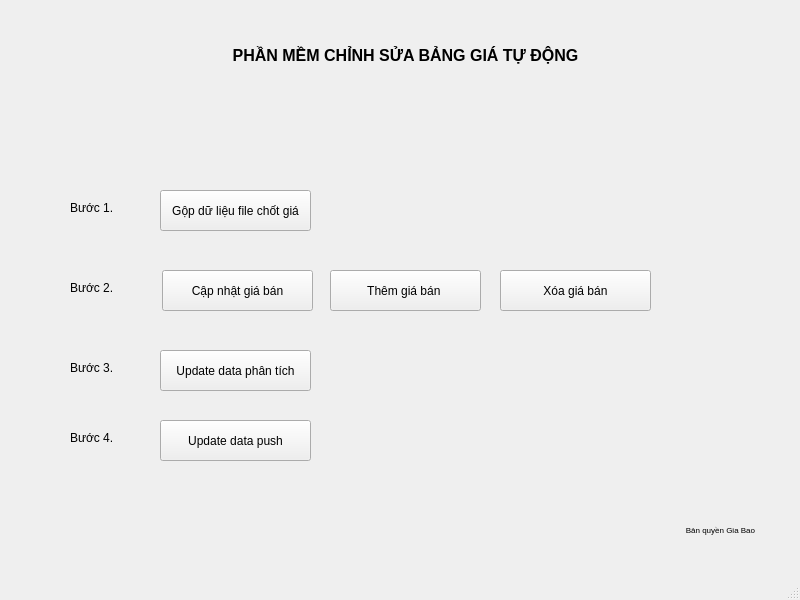
<?xml version="1.0" encoding="UTF-8"?>
<ui version="4.0">
 <class>MainWindow</class>
 <widget class="QMainWindow" name="MainWindow">
  <property name="geometry">
   <rect>
    <x>0</x>
    <y>0</y>
    <width>800</width>
    <height>600</height>
   </rect>
  </property>
  <property name="windowTitle">
   <string>MainWindow</string>
  </property>
  <widget class="QWidget" name="centralwidget">
   <widget class="QPushButton" name="pushButton">
    <property name="geometry">
     <rect>
      <x>162</x>
      <y>270</y>
      <width>151</width>
      <height>41</height>
     </rect>
    </property>
    <property name="text">
     <string>Cập nhật giá bán</string>
    </property>
   </widget>
   <widget class="QPushButton" name="pushButton_2">
    <property name="geometry">
     <rect>
      <x>330</x>
      <y>270</y>
      <width>151</width>
      <height>41</height>
     </rect>
    </property>
    <property name="text">
     <string>Thêm giá bán </string>
    </property>
   </widget>
   <widget class="QPushButton" name="pushButton_3">
    <property name="geometry">
     <rect>
      <x>500</x>
      <y>270</y>
      <width>151</width>
      <height>41</height>
     </rect>
    </property>
    <property name="text">
     <string>Xóa giá bán</string>
    </property>
   </widget>
   <widget class="QLabel" name="label">
    <property name="geometry">
     <rect>
      <x>170</x>
      <y>40</y>
      <width>471</width>
      <height>31</height>
     </rect>
    </property>
    <property name="text">
     <string>&lt;html&gt;&lt;head/&gt;&lt;body&gt;&lt;p&gt;&lt;span style=&quot; font-size:12pt; font-weight:600;&quot;&gt;PHẦN MỀM CHỈNH SỬA BẢNG GIÁ TỰ ĐỘNG&lt;/span&gt;&lt;/p&gt;&lt;/body&gt;&lt;/html&gt;</string>
    </property>
    <property name="alignment">
     <set>Qt::AlignCenter</set>
    </property>
   </widget>
   <widget class="QLabel" name="label_2">
    <property name="geometry">
     <rect>
      <x>660</x>
      <y>520</y>
      <width>121</width>
      <height>21</height>
     </rect>
    </property>
    <property name="text">
     <string>&lt;html&gt;&lt;head/&gt;&lt;body&gt;&lt;p&gt;&lt;span style=&quot; font-size:6pt;&quot;&gt;Bản quyền Gia Bao&lt;/span&gt;&lt;/p&gt;&lt;/body&gt;&lt;/html&gt;</string>
    </property>
    <property name="alignment">
     <set>Qt::AlignCenter</set>
    </property>
   </widget>
   <widget class="QPushButton" name="pushButton_4">
    <property name="geometry">
     <rect>
      <x>160</x>
      <y>190</y>
      <width>151</width>
      <height>41</height>
     </rect>
    </property>
    <property name="text">
     <string>Gộp dữ liệu file chốt giá</string>
    </property>
   </widget>
   <widget class="QPushButton" name="pushButton_5">
    <property name="geometry">
     <rect>
      <x>160</x>
      <y>350</y>
      <width>151</width>
      <height>41</height>
     </rect>
    </property>
    <property name="text">
     <string>Update data phân tích</string>
    </property>
   </widget>
   <widget class="QPushButton" name="pushButton_6">
    <property name="geometry">
     <rect>
      <x>160</x>
      <y>420</y>
      <width>151</width>
      <height>41</height>
     </rect>
    </property>
    <property name="text">
     <string>Update data push</string>
    </property>
   </widget>
   <widget class="QLabel" name="label_3">
    <property name="geometry">
     <rect>
      <x>70</x>
      <y>200</y>
      <width>55</width>
      <height>16</height>
     </rect>
    </property>
    <property name="text">
     <string>Bước 1.</string>
    </property>
   </widget>
   <widget class="QLabel" name="label_4">
    <property name="geometry">
     <rect>
      <x>70</x>
      <y>280</y>
      <width>55</width>
      <height>16</height>
     </rect>
    </property>
    <property name="text">
     <string>Bước 2.</string>
    </property>
   </widget>
   <widget class="QLabel" name="label_5">
    <property name="geometry">
     <rect>
      <x>70</x>
      <y>360</y>
      <width>55</width>
      <height>16</height>
     </rect>
    </property>
    <property name="text">
     <string>Bước 3.</string>
    </property>
   </widget>
   <widget class="QLabel" name="label_6">
    <property name="geometry">
     <rect>
      <x>70</x>
      <y>430</y>
      <width>55</width>
      <height>16</height>
     </rect>
    </property>
    <property name="text">
     <string>Bước 4.</string>
    </property>
   </widget>
  </widget>
  <widget class="QMenuBar" name="menubar">
   <property name="geometry">
    <rect>
     <x>0</x>
     <y>0</y>
     <width>800</width>
     <height>26</height>
    </rect>
   </property>
  </widget>
  <widget class="QStatusBar" name="statusbar"/>
 </widget>
 <resources/>
 <connections/>
</ui>
